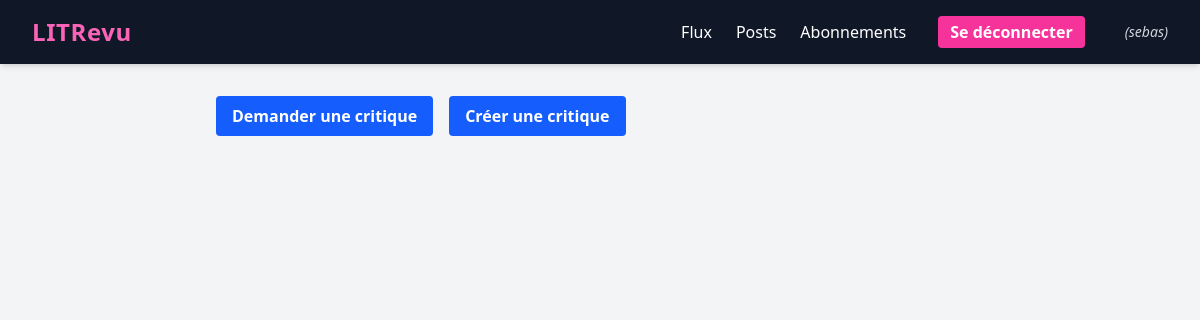
The page /flux/ (signed in) on the database as committed earlier.
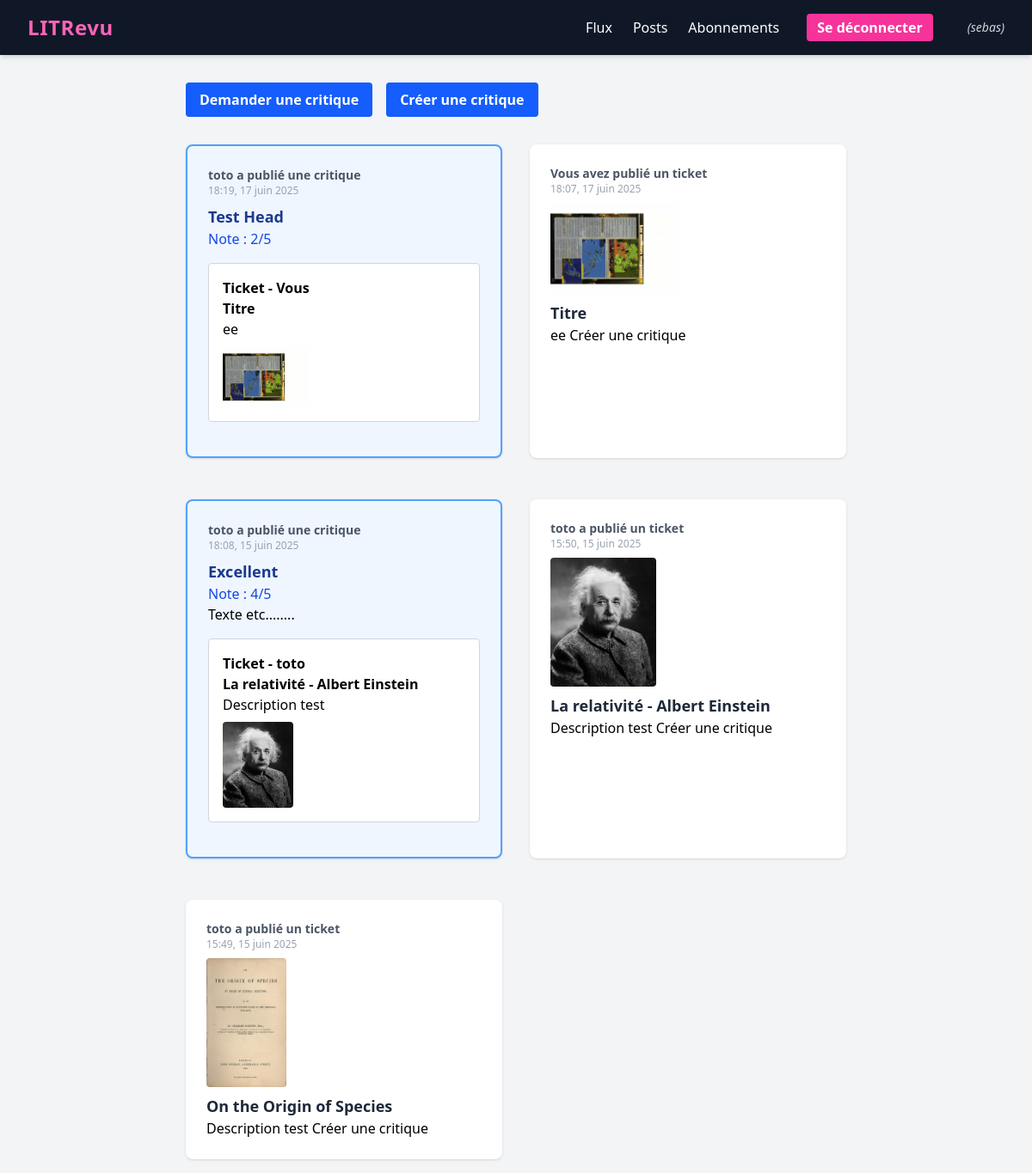
The same page on the database as committed later.
### review/models.py (models this page shows, shortened)
class Review(models.Model):
    ticket = models.ForeignKey(to=Ticket, on_delete=models.CASCADE)
    rating = models.PositiveSmallIntegerField(
        validators=[MinValueValidator(0), MaxValueValidator(5)])
    headline = models.CharField(max_length=128)
    body = models.CharField(max_length=8192, blank=True)
    user = models.ForeignKey(
        to=settings.AUTH_USER_MODEL, on_delete=models.CASCADE)
    time_created = models.DateTimeField(auto_now_add=True)

class Ticket(models.Model):
    title = models.CharField(max_length=128, default="Titre")
    description = models.CharField(max_length=2048, blank=True)
    user = models.ForeignKey(
        to=settings.AUTH_USER_MODEL, on_delete=models.CASCADE)
    image = models.ImageField(blank=True, null=True)  # upload_to='tickets/',
    time_created = models.DateTimeField(default=timezone.now)

### authentication/models.py (models this page shows)
class User(AbstractUser):
    CREATOR = 'CREATOR'
    SUBSCRIBER = 'SUBSCRIBER'
    ROLE_CHOICES = (
        (CREATOR, 'Créateur'),
        (SUBSCRIBER, 'Abonné'),
    )
    profile_photo = models.ImageField(verbose_name='photo de profil')
    role = models.CharField(max_length=30, choices=ROLE_CHOICES, verbose_name='rôle')
    follows = models.ManyToManyField(
        'self',
        symmetrical=False,
        verbose_name='suit'
    )

### review/views.py (the view)
# urls.py: path('flux/', review.views.flux, name='flux'),
@login_required
def flux(request):
    followed_users = models.UserFollows.objects.filter(user=request.user).values_list('followed_user', flat=True)
    users_to_show = list(followed_users) + [request.user.id]
    tickets = models.Ticket.objects.filter(user__id__in=users_to_show)
    reviews = models.Review.objects.filter(user__id__in=users_to_show)
    user_tickets = models.Ticket.objects.filter(user=request.user)
    reviews_on_user_tickets = models.Review.objects.filter(ticket__in=user_tickets)
    reviews = reviews | reviews_on_user_tickets  # Utilisez union si reviews est un QuerySet
    for t in tickets:
        t.post_type = 'ticket'
    for r in reviews:
        r.post_type = 'review'
    flux = sorted(
        list(tickets) + list(reviews),
        key=lambda obj: getattr(obj, 'time_created', None),
        reverse=True
    )
    return render(request, 'review/flux.html', context={'flux': flux}, )

### review/templates/review/flux.html
{% extends 'base.html' %}
{% block content %}
    <div class="flex gap-4 items-center mb-8">
        <a href="{% url 'ticket_create' %}">
            <button type="button" class="bg-blue-600 text-white px-4 py-2 rounded hover:bg-blue-700 font-semibold transition">Demander une critique</button>
        </a>
        <a href="{% url 'review_create' %}">
            <button type="button" class="bg-blue-600 text-white px-4 py-2 rounded hover:bg-blue-700 font-semibold transition">Créer une critique</button>
        </a>
    </div>
    <div class="grid grid-cols-1 md:grid-cols-2 gap-8">
        {% for post in flux %}
            {% if post.post_type == 'review' %}
                <div class="border-2 border-blue-400 bg-blue-50 rounded-lg shadow p-6 mb-4">
                    <p class="text-sm text-gray-600 font-semibold">{% if post.user == user %}Vous avez publié une critique{% else %}{{ post.user }} a publié une critique{% endif %}</p>
                    <p class="text-xs text-gray-400 mb-2">{{ post.time_created|date:"H:i, d F Y" }}</p>
                    <p class="font-bold text-lg text-blue-900">{{ post.headline }}</p>
                    <p class="text-blue-700">Note : {{ post.rating }}/5</p>
                    <p class="mb-2">{{ post.body }}</p>
                    <div class="border border-gray-300 bg-white rounded p-4 my-4">
                        <span class="font-semibold">Ticket - {% if post.ticket.user == user %}Vous{% else %}{{ post.ticket.user }}{% endif %}</span><br>
                        <span class="font-bold">{{ post.ticket.title }}</span><br>
                        <span>{{ post.ticket.description }}</span>
                        {% if post.ticket.image %}<br>
                            <img src="{{ post.ticket.image.url }}" class="max-w-[100px] max-h-[100px] rounded mt-2" />
                        {% endif %}
                    </div>
                </div>
            {% elif post.post_type == 'ticket' %}
                <div class="bg-white rounded-lg shadow p-6 mb-4">
                    <p class="text-sm text-gray-600 font-semibold">{% if post.user == user %}Vous avez publié un ticket{% else %}{{ post.user }} a publié un ticket{% endif %}</p>
                    <p class="text-xs text-gray-400 mb-2">{{ post.time_created|date:"H:i, d F Y" }}</p>
                    {% if post.image %}
                        <img src="{{ post.image.url }}" class="max-w-[150px] max-h-[150px] rounded mb-2" />
                    {% endif %}
                    <span class="font-bold text-lg text-gray-800">{{ post.title }}</span><br>
                    <span>{{ post.description }}</span>
                    <a href="{% url 'review_create_for_ticket' post.id %}">
                    <button type="button">Créer une critique</button>
                </a>
                </div>
            {% endif %}
        {% endfor %}
    </div>
{% endblock content %}

Rows that differ between the two databases and show on the page:
added Review: user "toto", time_created "18:19, 17 juin 2025", headline "Test Head", rating "2", shows "Vous", ticket "Titre", ticket.description "ee", ticket.image (picture)
added Ticket: shows "Vous avez publié un ticket", time_created "18:07, 17 juin 2025", image (picture), title "Titre", description "ee"
now on this page (row unchanged): Review: user "toto", time_created "18:08, 15 juin 2025", headline "Excellent", rating "4", body "Texte etc........", ticket.user "toto", ticket "La relativité - Albert Einstein", ticket.description "Description test", ticket.image (picture)
now on this page (row unchanged): Ticket: user "toto", time_created "15:50, 15 juin 2025", image (picture), title "La relativité - Albert Einstein", description "Description test"
now on this page (row unchanged): Ticket: user "toto", time_created "15:49, 15 juin 2025", image (picture), title "On the Origin of Species", description "Description test"
